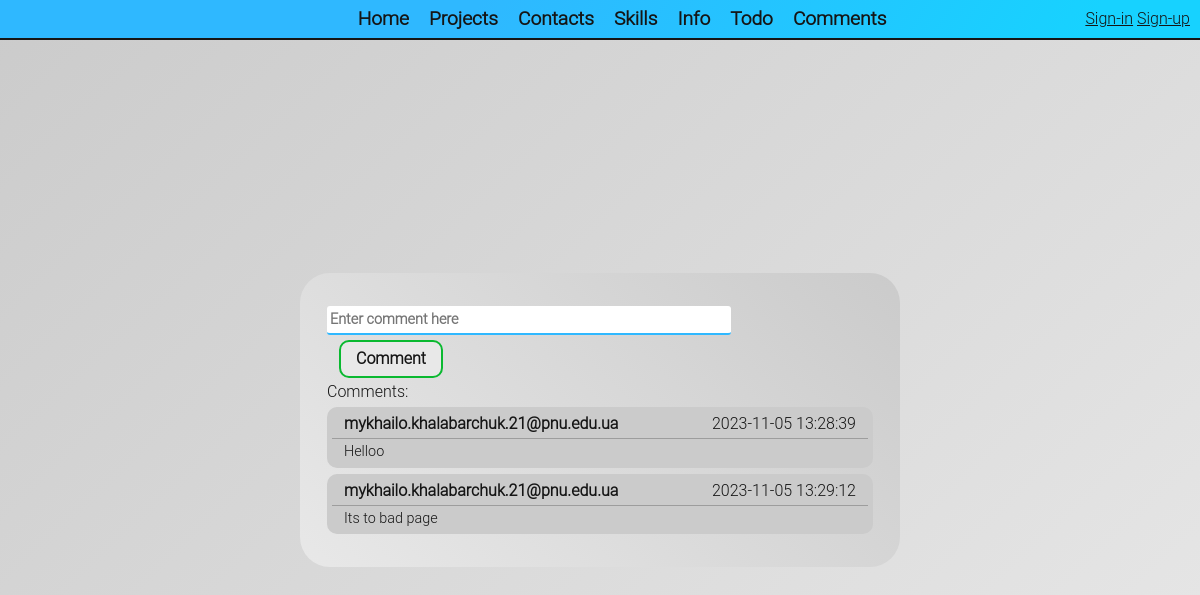
The app's page /comments (signed in) with its own data.
### entitys/Comment.py (models this page shows)
class Comment(db.Model):
    id = db.Column(db.Integer, primary_key=True)
    username = db.Column(db.String(30), unique=False, nullable=False)
    comment = db.Column(db.String(2048), nullable=False)
    date = db.Column(db.String(50))

### app/views.py (the view)
@app.route("/comments")
def comments_page():
    return secured_render("comments-page.html", comment_form=CommentForm(), comments=Comment.query.all())

### entitys/Comment.py
class CommentForm(FlaskForm):
    comment = StringField("", validators=[DataRequired(message="This field is required.")])
    submit = SubmitField("Comment")

### app/views.py (called while the page is built)
def base_render(template: str, **context):
    return render_template(template, about_os=platform.platform(), user_agent_info=request.user_agent.string, **context)

def secured_render(template: str, **context):
    if session.get("user_data") is None:
        return redirect(url_for("login"))
    return base_render(template, **context)

### app/templates/comments-page.html (shortened to what this page needs)
{% extends 'portfolio-base.html' %}
{% block links %}
    <link rel="stylesheet" type="text/css" href="{{ url_for('static', filename='css/comments-page.css') }}">
{% endblock %}
{% from "render-filed.html" import render_field %}
{% block content %}
    <div class="main-wrapper">
        <main class="main container w-50">
            <form class="row todo-add-part d-flex flex-row align-items-center w-100"
                  action="{{ url_for("add_comment") }}"
                  METHOD="post"
                  novalidate
            >
                {{ render_field(comment_form.comment, class="default-input", placeholder="Enter comment here") }}
                {{ comment_form.submit(class="default-submit w-auto mx-4") }}
            </form>
            <div class="container">
                Comments:
            </div>
            <div class="comments-block container d-flex justify-content-center flex-column align-items-center">
                {% for comment in comments %}
                    <div class="container comment-wrapper d-flex flex-column">
                        <div class="container d-flex flex-row justify-content-between">
                            <div class="username">{{ comment.username }}</div>
                            <div class="date">{{ comment.date }}</div>
                        </div>
                        <hr style="margin: 2px 0; ">
                        <div class="comment container">
                            {{ comment.comment }}
                        </div>
                    </div>
                {% endfor %}
            </div>
        </main>
    </div>
{% endblock %}

### app/static/css/styles.css (style rules this page uses)
* { --white-color: #e8e8e8; --white-second-color: #cbcbcb; --black-color: #151515; --semi-black-color: #1515157F; --blue-color: #2FB8FFFF; --blue-second-color: #17D2FFFF; --grean-color: #0ab930; --grean-second-color: #2ac44d; --select-color: #ffe700; --select-hover-color: #ffe700; --white-gradient: linear-gradient(317deg, var(--white-color), var(--white-second-color)); --white-gradient-revers: linear-gradient(-317deg, var(--white-color), var(--white-second-color)); --blue-gradient: linear-gradient(123deg, var(--blue-color) 39.22%, var(--blue-second-color) 90.31%); --purple-gradient: linear-gradient(123deg, rgb(115, 33, 255) 39.22%, rgb(139, 84, 229) 90.31%); --light-purple-gradient: linear-gradient(123deg, rgb(139, 84, 229) 39.22%, rgb(169, 124, 245) 90.31%); font-family: "Roboto Light", sans-serif; color: var(--black-color); }
div, ul, body { padding: 0; margin: 0; }
body { display: flex; flex-direction: column; min-height: 100vh; }
.bg-white-gradient { background: var(--white-gradient); }
.default-input { width: 100%; margin: 3px 0; padding: 3px; border-radius: 3px; border: none; border-bottom: 2px solid var(--blue-color); font-size: .9rem; font-weight: 600; outline: none; transition: ease .15s; }
.default-submit { display: flex; box-sizing: border-box; margin: 2px; padding: 5px 15px; border-radius: 10px; font-size: 1rem; font-weight: 600; border: 2px solid var(--grean-color); background: var(--white-color); transition: ease .1s; }

### app/static/css/comments-page.css (style rules this page uses)
.main-wrapper { display: flex; flex: 1; flex-direction: column; align-items: center; justify-content: center; width: 100%; height: 100%; }
.main-wrapper .main { display: flex; flex-direction: column; justify-content: center; align-items: center; border-radius: 30px; padding: 30px 15px; background: var(--white-gradient-revers); }
.comment-wrapper { margin: 3px 0;!important; padding: 5px;!important; border-radius: 10px; background: var(--white-second-color); }
.username { font-size: 1rem; font-weight: 600; }
.comment { font-size: .9rem; font-weight: 400; }

### records on screen
Comment: username "mykhailo.khalabarchuk.21@pnu.edu.ua", date "2023-11-05 13:28:39", comment "Helloo"
Comment: username "mykhailo.khalabarchuk.21@pnu.edu.ua", date "2023-11-05 13:29:12", comment "Its to bad page"

### other values on screen
{{ label }} "Home" "Projects" "Contacts" "Skills" "Info" "Todo" "Comments"
